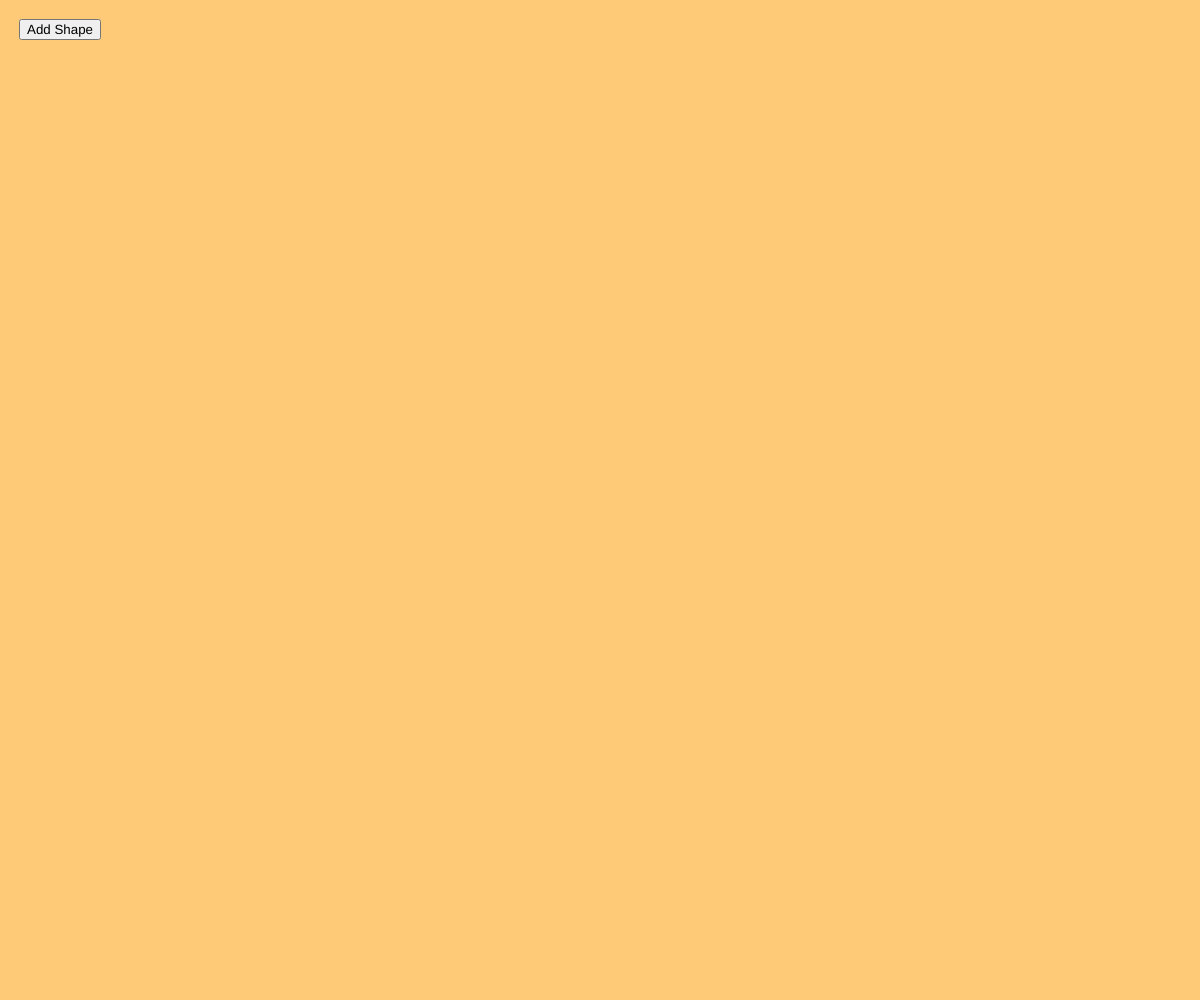
Frame 1 (no input)
Frame 60 (no input): identical to frame 1, image omitted
Frame 120 (the mouse pressed at the canvas centre since frame 60): identical to frame 1, image omitted

The p5.js sketch that drew this single still picture (run headless with seeded random() and noise() and a simulated clock; from frame 60 on, the mouse is pressed at the canvas centre):

// p5.js sketch
// ── sketch.js
let shapes = []
let button;

function setup() {
  createCanvas(windowWidth, windowHeight);
  button = createButton('Add Shape');
  button.position(19, 19);
  button.mousePressed(addAShape);
}

function draw() {
  background('#FFCA78');
  for (let shape of shapes) {
    fill(shape.color)
    if (shape.shapeType === 'square') {
      rect(shape.x, shape.y, 100, 100);
    }
    if (shape.shapeType == 'circle') {
      circle(shape.x, shape.y, 100);
    }
    if (shape.shapeType == 'oval') {
      ellipse(shape.x, shape.y, shape.size, 200);
    }
  }
}

function keyPressed() {
  shapes.pop();
  for (let i = 0; i < shapes.length; i++) {
    if (shapes.contains(mouseX, mouseY)) {
      shapes.splice();
    }
  }
}

function addAShape() {
  shape1 = {
    x: random(windowWidth),
    y: random(windowHeight),
    color: random(['#CC3A2F', '#CC6D1F', '#2C7033']),
    shapeType: random(['square', 'circle', 'oval']),
    size: random([25, 50, 100])
  }
  shapes.push(shape1);
}
